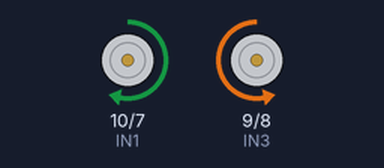
This sketch was run on a simulated Arduino Uno, built with avr-gcc and run on an emulated ATmega328P. Parts: motor-driver pin pairs drawn as motors (green arrow = first pin HIGH = forward, orange = second pin HIGH = backward, longer = more drive, scaled by the enable pin).

Above: at 2.0 s.
At 6.0 s:
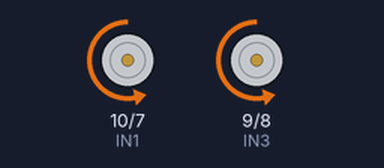
At 10.0 s:
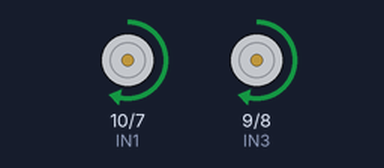
At 18.0 s:
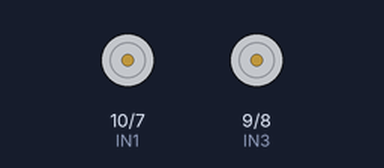
Timing chart, 0 to 26.0 s (numbered marks = the images above):
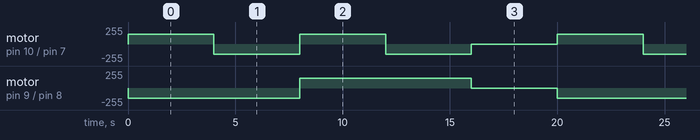

Measured:
- by itself, motor on pin 9 (IN3) / pin 8 (IN4): repeats every 20.0 s: forward 150/255 8.0 s, stopped 4.0 s, backward 150/255 8.0 s
- by itself, motor on pin 10 (IN1) / pin 7 (IN2): repeats every 20.0 s: backward 150/255 4.0 s, forward 150/255 4.0 s, backward 150/255 4.0 s, stopped 4.0 s, forward 150/255 4.0 s

The sketch:

motores.ino
```cpp
int IN3 = 9;
int IN4 = 8;
int ENA = 6;
int IN1 = 10;
int IN2 = 7;
int ENB = 11;

void setup()
{
  pinMode (IN4, OUTPUT);    // Input4 conectada al pin 4
  pinMode (IN3, OUTPUT);    // Input3 conectada al pin 5
  pinMode (ENA, OUTPUT);    // ENABLE

  pinMode (IN1, OUTPUT);    // Input4 conectada al pin 4
  pinMode (IN2, OUTPUT);    // Input3 conectada al pin 5
  pinMode (ENB, OUTPUT);    // ENABLE

  analogWrite(ENA, 80);
  analogWrite(ENB, 80);
}
void loop()
{
  analogWrite(ENA, 150);
  analogWrite(ENB, 150);
  // Motor gira en un sentido
  digitalWrite (IN4, HIGH);
  digitalWrite (IN3, LOW);
  digitalWrite (IN1, HIGH);
  digitalWrite (IN2, LOW);
  delay(4000);
digitalWrite (IN4, HIGH);
  digitalWrite (IN3, LOW);
  digitalWrite (IN1, LOW);
  digitalWrite (IN2, HIGH);
  delay(4000);
  digitalWrite (IN4, LOW);
  digitalWrite (IN3, HIGH);
  digitalWrite (IN1, HIGH);
  digitalWrite (IN2, LOW);
  delay(4000);
  // Motor no gira
  digitalWrite (IN4, LOW);
  digitalWrite (IN3, HIGH);
  digitalWrite (IN1, LOW);
  digitalWrite (IN2, HIGH);
  delay(4000);
  analogWrite(ENA, 0);
  analogWrite(ENB, 0);
  delay(4000);
}
```
